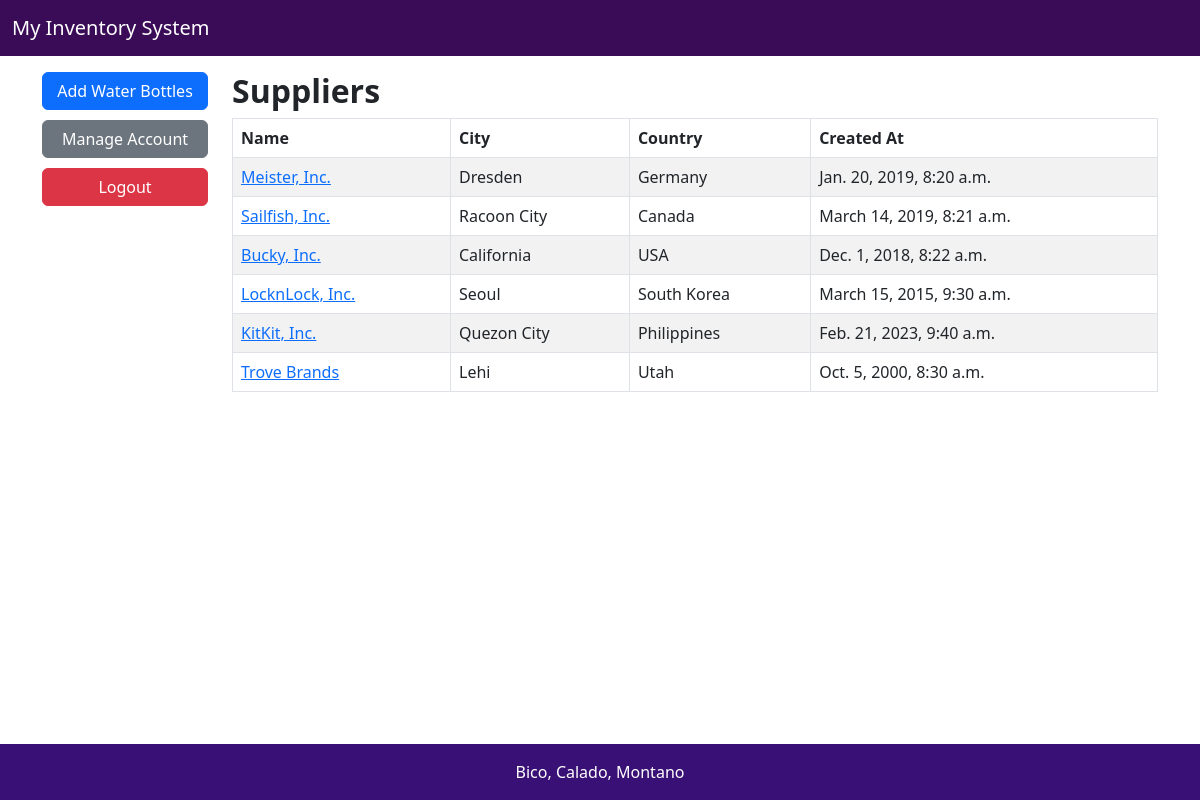
The app's page /view_supplier with its own data.
### MyInventoryApp/models.py (models this page shows, shortened)
class Supplier(models.Model):
	name = models.CharField(max_length=300)
	city = models.CharField(max_length=300)
	country = models.CharField(max_length=300)
	createdAt = models.DateTimeField(blank=True, null=True)
	objects = models.Manager()

### MyInventoryApp/views.py (the view)
# urls.py: path('view_supplier', views.view_supplier, name='view_supplier'),
def view_supplier(request):
    user_id = request.session.get('user.id')
    user = get_object_or_404(Account, pk=user_id) if user_id else None
    supplier_objects = Supplier.objects.all()
    return render(request, 'myapp/view_supplier.html', {'supplier':supplier_objects, 'user': user})

### MyInventoryApp/templates/myapp/view_supplier.html
{% extends 'myapp/base.html' %}
{% load static %}
                {% block sidebar %}
                <ul class="sidebar-menu list-unstyled">
                    <li><a href="{% url 'add_bottle' %}" class="btn btn-primary btn-block">Add Water Bottles</a></li>
                    <li><a href="{% url 'manage_account' user.pk %}" class="btn btn-secondary btn-block">Manage Account</a></li>
                    <li><a href="{% url 'logout' %}" class="btn btn-danger btn-block">Logout</a></li>
                </ul>
                {% endblock %}
                {% block content %}
                <h2><b>Suppliers</b></h2>
                <div class="col-12">
                    <table class="table table-striped table-bordered">
                        <thead>
                            <th scope="col"> Name </th>
                            <th scope="col"> City </th>
                            <th scope="col"> Country </th>
                            <th scope="col"> Created At </th>
                        </thead>
                        <tbody>
                            {% for s in supplier %}
                            <tr>
                                <td><a href="{% url 'view_bottles' %}">{{ s.name }}</a></td>
                                <td> {{ s.city }} </td>
                                <td> {{ s.country }} </td>
                                <td> {{ s.createdAt }} </td>
                            </tr>
                            {% endfor %}
                        </tbody>
                    </table>
                </div>
                {% endblock %}

### MyInventoryApp/templates/myapp/base.html (shortened to what this page needs)
{% load static %}
<html>
    <head>
        <link rel="stylesheet" href="{% static '/bootstrap/css/bootstrap.min.css' %}">
        <link rel="stylesheet" href="{% static '/bootstrap/css/custom.css' %}">
    </head>
    <body>
        <nav class="navbar navbar-dark bg-custom mb-3 sticky-top" style="background-color: #3a0b57;">
            <div class="container-fluid">
                <a class="navbar-brand mb-0">My Inventory System</span> </a>
            </div>
        </nav>
        <div class="container">
            <div class="row">
                <div class="col-2 justify-content-left">
                        {% block sidebar %}
                        {% endblock %}
                </div>
        <div class="col-10">
            <div class="row justify-content-center" >
                {% block content %}
                {% endblock %}
            </div>
        </div>
        </div>
        </div>
        <footer class="bg-custom p-3 mt-auto text-center text-white fixed-bottom" style="background-color: #391075;">
            <div class="container"> Bico, Calado, Montano</div>
        </footer>
    </body>
</html>

### MyInventoryApp/templates/myapp/base.html (style rules this page uses)
.sidebar-menu li { margin-bottom: 10px; }
.sidebar-menu a { width: 100%; text-align: center; }

### records on screen
Supplier: name "Meister, Inc.", city "Dresden", country "Germany", createdAt "Jan. 20, 2019, 8:20 a.m."
Supplier: name "Sailfish, Inc.", city "Racoon City", country "Canada", createdAt "March 14, 2019, 8:21 a.m."
Supplier: name "Bucky, Inc.", city "California", country "USA", createdAt "Dec. 1, 2018, 8:22 a.m."
Supplier: name "LocknLock, Inc.", city "Seoul", country "South Korea", createdAt "March 15, 2015, 9:30 a.m."
Supplier: name "KitKit, Inc.", city "Quezon City", country "Philippines", createdAt "Feb. 21, 2023, 9:40 a.m."
Supplier: name "Trove Brands", city "Lehi", country "Utah", createdAt "Oct. 5, 2000, 8:30 a.m."
